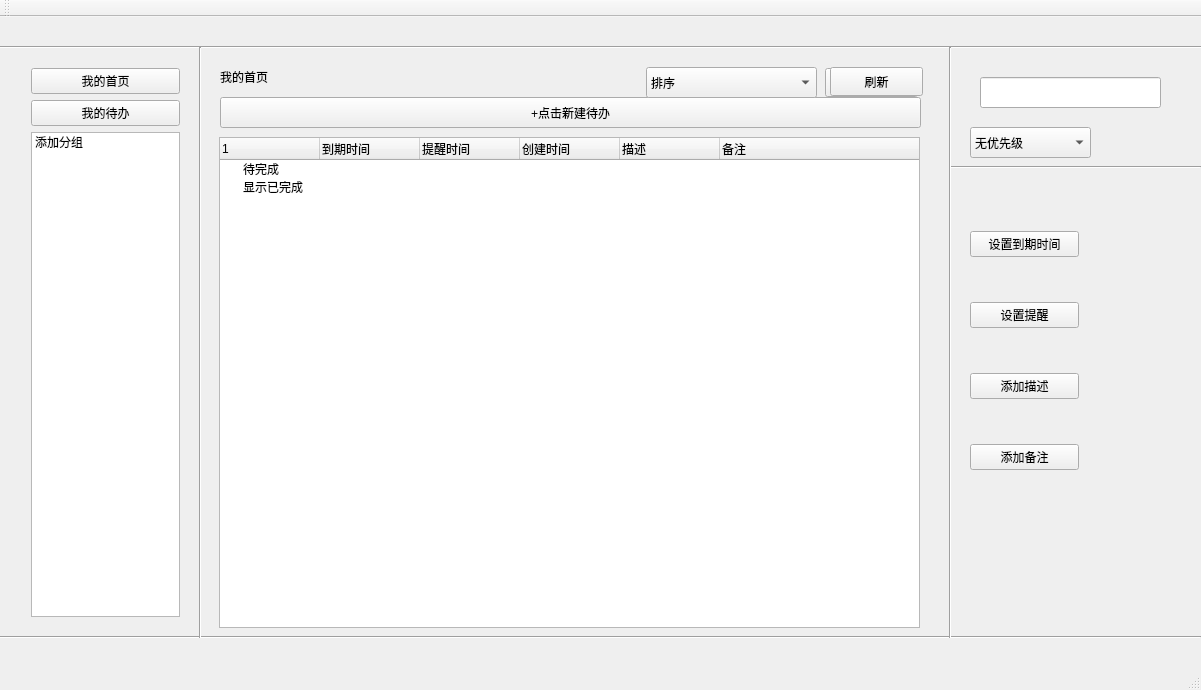
<?xml version="1.0" encoding="UTF-8"?>
<ui version="4.0">
 <class>MainWindow</class>
 <widget class="QMainWindow" name="MainWindow">
  <property name="geometry">
   <rect>
    <x>0</x>
    <y>0</y>
    <width>1201</width>
    <height>690</height>
   </rect>
  </property>
  <property name="sizePolicy">
   <sizepolicy hsizetype="Fixed" vsizetype="Fixed">
    <horstretch>0</horstretch>
    <verstretch>0</verstretch>
   </sizepolicy>
  </property>
  <property name="minimumSize">
   <size>
    <width>1201</width>
    <height>690</height>
   </size>
  </property>
  <property name="maximumSize">
   <size>
    <width>1201</width>
    <height>690</height>
   </size>
  </property>
  <property name="windowTitle">
   <string>MainWindow</string>
  </property>
  <property name="animated">
   <bool>true</bool>
  </property>
  <widget class="QWidget" name="centralWidget">
   <widget class="QStackedWidget" name="stackTaskList">
    <property name="geometry">
     <rect>
      <x>209</x>
      <y>110</y>
      <width>731</width>
      <height>501</height>
     </rect>
    </property>
    <property name="currentIndex">
     <number>1</number>
    </property>
    <widget class="QWidget" name="page">
     <widget class="QTreeWidget" name="taskList">
      <property name="geometry">
       <rect>
        <x>10</x>
        <y>10</y>
        <width>701</width>
        <height>491</height>
       </rect>
      </property>
      <column>
       <property name="text">
        <string/>
       </property>
      </column>
      <column>
       <property name="text">
        <string>到期时间</string>
       </property>
      </column>
      <column>
       <property name="text">
        <string>提醒时间</string>
       </property>
      </column>
      <column>
       <property name="text">
        <string>创建时间</string>
       </property>
      </column>
      <column>
       <property name="text">
        <string>描述</string>
       </property>
      </column>
      <column>
       <property name="text">
        <string>备注</string>
       </property>
      </column>
      <column>
       <property name="text">
        <string/>
       </property>
      </column>
      <item>
       <property name="text">
        <string>未安排</string>
       </property>
       <property name="text">
        <string/>
       </property>
       <property name="text">
        <string/>
       </property>
       <property name="text">
        <string/>
       </property>
       <property name="text">
        <string/>
       </property>
       <property name="text">
        <string/>
       </property>
       <property name="text">
        <string/>
       </property>
      </item>
      <item>
       <property name="text">
        <string>未来七天</string>
       </property>
       <property name="text">
        <string/>
       </property>
       <property name="text">
        <string/>
       </property>
       <property name="text">
        <string/>
       </property>
       <property name="text">
        <string/>
       </property>
       <property name="text">
        <string/>
       </property>
       <property name="text">
        <string/>
       </property>
      </item>
      <item>
       <property name="text">
        <string>以后</string>
       </property>
       <property name="text">
        <string/>
       </property>
       <property name="text">
        <string/>
       </property>
       <property name="text">
        <string/>
       </property>
       <property name="text">
        <string/>
       </property>
       <property name="text">
        <string/>
       </property>
       <property name="text">
        <string/>
       </property>
      </item>
      <item>
       <property name="text">
        <string>已逾期</string>
       </property>
       <property name="text">
        <string/>
       </property>
       <property name="text">
        <string/>
       </property>
       <property name="text">
        <string/>
       </property>
       <property name="text">
        <string/>
       </property>
       <property name="text">
        <string/>
       </property>
       <property name="text">
        <string/>
       </property>
      </item>
     </widget>
    </widget>
    <widget class="QWidget" name="page_2">
     <widget class="QTreeWidget" name="taskList_2">
      <property name="geometry">
       <rect>
        <x>10</x>
        <y>10</y>
        <width>701</width>
        <height>491</height>
       </rect>
      </property>
      <column>
       <property name="text">
        <string/>
       </property>
      </column>
      <column>
       <property name="text">
        <string>到期时间</string>
       </property>
      </column>
      <column>
       <property name="text">
        <string>提醒时间</string>
       </property>
      </column>
      <column>
       <property name="text">
        <string>创建时间</string>
       </property>
      </column>
      <column>
       <property name="text">
        <string>描述</string>
       </property>
      </column>
      <column>
       <property name="text">
        <string>备注</string>
       </property>
      </column>
      <item>
       <property name="text">
        <string>待完成</string>
       </property>
       <property name="text">
        <string/>
       </property>
       <property name="text">
        <string/>
       </property>
       <property name="text">
        <string/>
       </property>
       <property name="text">
        <string/>
       </property>
      </item>
      <item>
       <property name="text">
        <string>显示已完成</string>
       </property>
       <property name="text">
        <string/>
       </property>
       <property name="text">
        <string/>
       </property>
       <property name="text">
        <string/>
       </property>
       <property name="text">
        <string/>
       </property>
      </item>
     </widget>
    </widget>
   </widget>
   <widget class="QStackedWidget" name="taskSetting">
    <property name="geometry">
     <rect>
      <x>950</x>
      <y>40</y>
      <width>251</width>
      <height>571</height>
     </rect>
    </property>
    <property name="styleSheet">
     <string notr="true"/>
    </property>
    <property name="currentIndex">
     <number>1</number>
    </property>
    <widget class="QWidget" name="page_3"/>
    <widget class="QWidget" name="page_4">
     <widget class="Line" name="line_5">
      <property name="geometry">
       <rect>
        <x>0</x>
        <y>100</y>
        <width>251</width>
        <height>20</height>
       </rect>
      </property>
      <property name="orientation">
       <enum>Qt::Horizontal</enum>
      </property>
     </widget>
     <widget class="QComboBox" name="prioritySet">
      <property name="geometry">
       <rect>
        <x>20</x>
        <y>70</y>
        <width>121</width>
        <height>31</height>
       </rect>
      </property>
      <item>
       <property name="text">
        <string>无优先级</string>
       </property>
      </item>
      <item>
       <property name="text">
        <string>优先级低</string>
       </property>
       <property name="icon">
        <iconset>
         <normalon>:/icons/icon/lowPriority.png</normalon>
        </iconset>
       </property>
      </item>
      <item>
       <property name="text">
        <string>优先级中</string>
       </property>
       <property name="icon">
        <iconset>
         <normalon>:/icons/icon/midPriority.png</normalon>
        </iconset>
       </property>
      </item>
      <item>
       <property name="text">
        <string>优先级高</string>
       </property>
       <property name="icon">
        <iconset>
         <normalon>:/icons/icon/highPriority.png</normalon>
        </iconset>
       </property>
      </item>
     </widget>
     <widget class="QWidget" name="verticalLayoutWidget">
      <property name="geometry">
       <rect>
        <x>9</x>
        <y>124</y>
        <width>131</width>
        <height>341</height>
       </rect>
      </property>
      <layout class="QVBoxLayout" name="verticalLayout_2">
       <item>
        <widget class="QPushButton" name="setDuetime">
         <property name="text">
          <string>设置到期时间</string>
         </property>
         <property name="icon">
          <iconset>
           <normalon>:/icons/icon/setDueTime.png</normalon>
          </iconset>
         </property>
        </widget>
       </item>
       <item>
        <widget class="QPushButton" name="setRemindtime">
         <property name="text">
          <string>设置提醒</string>
         </property>
         <property name="icon">
          <iconset>
           <normalon>:/icons/icon/setRemindTime.png</normalon>
          </iconset>
         </property>
        </widget>
       </item>
       <item>
        <widget class="QPushButton" name="setDescription">
         <property name="text">
          <string>添加描述</string>
         </property>
         <property name="icon">
          <iconset>
           <normalon>:/icons/icon/setDescription.png</normalon>
          </iconset>
         </property>
        </widget>
       </item>
       <item>
        <widget class="QPushButton" name="setNote">
         <property name="text">
          <string>添加备注</string>
         </property>
         <property name="icon">
          <iconset>
           <normalon>:/icons/icon/setNote.png</normalon>
          </iconset>
         </property>
        </widget>
       </item>
      </layout>
     </widget>
     <widget class="QStackedWidget" name="stackEditTitle">
      <property name="geometry">
       <rect>
        <x>10</x>
        <y>10</y>
        <width>231</width>
        <height>51</height>
       </rect>
      </property>
      <property name="currentIndex">
       <number>0</number>
      </property>
      <widget class="QWidget" name="page_7">
       <widget class="QLineEdit" name="modifyTaskTitle">
        <property name="geometry">
         <rect>
          <x>20</x>
          <y>10</y>
          <width>181</width>
          <height>31</height>
         </rect>
        </property>
       </widget>
      </widget>
      <widget class="QWidget" name="page_8">
       <widget class="QPushButton" name="modifyTaskTitleButton">
        <property name="geometry">
         <rect>
          <x>180</x>
          <y>10</y>
          <width>33</width>
          <height>29</height>
         </rect>
        </property>
        <property name="text">
         <string/>
        </property>
        <property name="icon">
         <iconset>
          <normalon>:/icons/icon/edit.png</normalon>
         </iconset>
        </property>
       </widget>
       <widget class="QCheckBox" name="taskTitle">
        <property name="geometry">
         <rect>
          <x>10</x>
          <y>10</y>
          <width>171</width>
          <height>31</height>
         </rect>
        </property>
        <property name="text">
         <string/>
        </property>
       </widget>
      </widget>
     </widget>
    </widget>
   </widget>
   <widget class="Line" name="line_3">
    <property name="geometry">
     <rect>
      <x>-10</x>
      <y>20</y>
      <width>1231</width>
      <height>20</height>
     </rect>
    </property>
    <property name="orientation">
     <enum>Qt::Horizontal</enum>
    </property>
   </widget>
   <widget class="Line" name="line_4">
    <property name="geometry">
     <rect>
      <x>0</x>
      <y>610</y>
      <width>1201</width>
      <height>20</height>
     </rect>
    </property>
    <property name="orientation">
     <enum>Qt::Horizontal</enum>
    </property>
   </widget>
   <widget class="Line" name="line">
    <property name="geometry">
     <rect>
      <x>940</x>
      <y>30</y>
      <width>20</width>
      <height>591</height>
     </rect>
    </property>
    <property name="orientation">
     <enum>Qt::Vertical</enum>
    </property>
   </widget>
   <widget class="Line" name="line_2">
    <property name="geometry">
     <rect>
      <x>190</x>
      <y>30</y>
      <width>20</width>
      <height>591</height>
     </rect>
    </property>
    <property name="orientation">
     <enum>Qt::Vertical</enum>
    </property>
   </widget>
   <widget class="QWidget" name="layoutWidget">
    <property name="geometry">
     <rect>
      <x>20</x>
      <y>40</y>
      <width>171</width>
      <height>571</height>
     </rect>
    </property>
    <layout class="QGridLayout" name="gridLayout">
     <item row="0" column="0">
      <layout class="QVBoxLayout" name="verticalLayout">
       <item>
        <widget class="QPushButton" name="MyFrontPageButton">
         <property name="text">
          <string>我的首页</string>
         </property>
         <property name="icon">
          <iconset>
           <normalon>:/icons/icon/myFrontPage.png</normalon>
          </iconset>
         </property>
        </widget>
       </item>
       <item>
        <widget class="QPushButton" name="MyTaskPageButton">
         <property name="text">
          <string>我的待办</string>
         </property>
         <property name="icon">
          <iconset>
           <normalon>:/icons/icon/myTask.png</normalon>
          </iconset>
         </property>
        </widget>
       </item>
      </layout>
     </item>
     <item row="1" column="0">
      <widget class="QListWidget" name="groupList">
       <item>
        <property name="text">
         <string>添加分组</string>
        </property>
        <property name="icon">
         <iconset>
          <normalon>:/icons/icon/addGroup.png</normalon>
         </iconset>
        </property>
       </item>
      </widget>
     </item>
    </layout>
   </widget>
   <widget class="QStackedWidget" name="AddTask">
    <property name="geometry">
     <rect>
      <x>220</x>
      <y>80</y>
      <width>721</width>
      <height>31</height>
     </rect>
    </property>
    <property name="autoFillBackground">
     <bool>false</bool>
    </property>
    <property name="currentIndex">
     <number>0</number>
    </property>
    <widget class="QWidget" name="page_5">
     <widget class="QPushButton" name="clickToAddTask">
      <property name="geometry">
       <rect>
        <x>0</x>
        <y>0</y>
        <width>701</width>
        <height>31</height>
       </rect>
      </property>
      <property name="text">
       <string>+点击新建待办</string>
      </property>
     </widget>
    </widget>
    <widget class="QWidget" name="page_6">
     <widget class="QLineEdit" name="InputToAddTask">
      <property name="geometry">
       <rect>
        <x>0</x>
        <y>0</y>
        <width>711</width>
        <height>31</height>
       </rect>
      </property>
      <property name="placeholderText">
       <string>输入内容后，回车创建成功</string>
      </property>
     </widget>
     <widget class="QPushButton" name="chooseDate">
      <property name="geometry">
       <rect>
        <x>680</x>
        <y>0</y>
        <width>31</width>
        <height>31</height>
       </rect>
      </property>
      <property name="text">
       <string/>
      </property>
      <property name="icon">
       <iconset>
        <normalon>:/icons/icon/calendar.png</normalon>
       </iconset>
      </property>
     </widget>
    </widget>
   </widget>
   <widget class="QLabel" name="label">
    <property name="geometry">
     <rect>
      <x>220</x>
      <y>50</y>
      <width>111</width>
      <height>20</height>
     </rect>
    </property>
    <property name="text">
     <string>我的首页</string>
    </property>
   </widget>
   <widget class="QPushButton" name="groupRefreshButton">
    <property name="geometry">
     <rect>
      <x>825</x>
      <y>51</y>
      <width>93</width>
      <height>29</height>
     </rect>
    </property>
    <property name="text">
     <string>刷新</string>
    </property>
    <property name="icon">
     <iconset>
      <normalon>:/icons/icon/refresh.png</normalon>
     </iconset>
    </property>
   </widget>
   <widget class="QComboBox" name="sortBox">
    <property name="geometry">
     <rect>
      <x>646</x>
      <y>50</y>
      <width>171</width>
      <height>31</height>
     </rect>
    </property>
    <item>
     <property name="text">
      <string>排序</string>
     </property>
     <property name="icon">
      <iconset>
       <normalon>:/icons/icon/setDueTime.png</normalon>
      </iconset>
     </property>
    </item>
    <item>
     <property name="text">
      <string>到期时间排序</string>
     </property>
     <property name="icon">
      <iconset>
       <normalon>:/icons/icon/sort.png</normalon>
      </iconset>
     </property>
    </item>
    <item>
     <property name="text">
      <string>创建时间排序</string>
     </property>
     <property name="icon">
      <iconset>
       <normalon>:/icons/icon/sortByCreateTime.png</normalon>
      </iconset>
     </property>
    </item>
    <item>
     <property name="text">
      <string>优先级排序</string>
     </property>
     <property name="icon">
      <iconset>
       <normalon>:/icons/icon/sortByPriority.png</normalon>
      </iconset>
     </property>
    </item>
   </widget>
   <widget class="QPushButton" name="refreshButton">
    <property name="geometry">
     <rect>
      <x>830</x>
      <y>50</y>
      <width>93</width>
      <height>29</height>
     </rect>
    </property>
    <property name="text">
     <string>刷新</string>
    </property>
    <property name="icon">
     <iconset>
      <normalon>:/icons/icon/refresh.png</normalon>
     </iconset>
    </property>
   </widget>
  </widget>
  <widget class="QMenuBar" name="menuBar">
   <property name="geometry">
    <rect>
     <x>0</x>
     <y>0</y>
     <width>1201</width>
     <height>26</height>
    </rect>
   </property>
  </widget>
  <widget class="QToolBar" name="mainToolBar">
   <attribute name="toolBarArea">
    <enum>TopToolBarArea</enum>
   </attribute>
   <attribute name="toolBarBreak">
    <bool>false</bool>
   </attribute>
  </widget>
  <widget class="QStatusBar" name="statusBar"/>
 </widget>
 <layoutdefault spacing="6" margin="11"/>
 <resources/>
 <connections/>
</ui>
